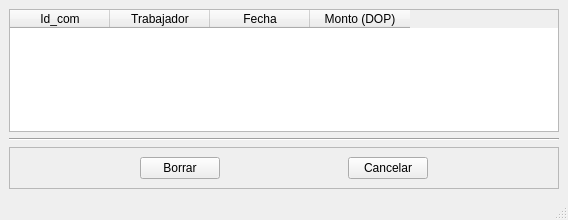
<?xml version="1.0" encoding="UTF-8"?>
<ui version="4.0">
 <class>MainWindow</class>
 <widget class="QMainWindow" name="MainWindow">
  <property name="geometry">
   <rect>
    <x>0</x>
    <y>0</y>
    <width>568</width>
    <height>220</height>
   </rect>
  </property>
  <property name="sizePolicy">
   <sizepolicy hsizetype="Expanding" vsizetype="Expanding">
    <horstretch>0</horstretch>
    <verstretch>0</verstretch>
   </sizepolicy>
  </property>
  <property name="windowTitle">
   <string>Listado de comisiones abiertas</string>
  </property>
  <widget class="QWidget" name="centralwidget">
   <layout class="QVBoxLayout" name="verticalLayout">
    <item>
     <widget class="QTableWidget" name="tableWidget">
      <property name="sizeAdjustPolicy">
       <enum>QAbstractScrollArea::AdjustToContentsOnFirstShow</enum>
      </property>
      <column>
       <property name="text">
        <string>Id_com</string>
       </property>
      </column>
      <column>
       <property name="text">
        <string>Trabajador</string>
       </property>
      </column>
      <column>
       <property name="text">
        <string>Fecha</string>
       </property>
      </column>
      <column>
       <property name="text">
        <string>Monto (DOP)</string>
       </property>
      </column>
     </widget>
    </item>
    <item>
     <widget class="Line" name="line">
      <property name="orientation">
       <enum>Qt::Horizontal</enum>
      </property>
     </widget>
    </item>
    <item>
     <widget class="QFrame" name="frame">
      <property name="sizePolicy">
       <sizepolicy hsizetype="Minimum" vsizetype="Minimum">
        <horstretch>0</horstretch>
        <verstretch>0</verstretch>
       </sizepolicy>
      </property>
      <property name="frameShape">
       <enum>QFrame::StyledPanel</enum>
      </property>
      <property name="frameShadow">
       <enum>QFrame::Raised</enum>
      </property>
      <layout class="QHBoxLayout" name="horizontalLayout">
       <item>
        <spacer name="horizontalSpacer">
         <property name="orientation">
          <enum>Qt::Horizontal</enum>
         </property>
         <property name="sizeHint" stdset="0">
          <size>
           <width>40</width>
           <height>20</height>
          </size>
         </property>
        </spacer>
       </item>
       <item>
        <widget class="QPushButton" name="borrar">
         <property name="text">
          <string>Borrar</string>
         </property>
        </widget>
       </item>
       <item>
        <spacer name="horizontalSpacer_3">
         <property name="orientation">
          <enum>Qt::Horizontal</enum>
         </property>
         <property name="sizeHint" stdset="0">
          <size>
           <width>40</width>
           <height>20</height>
          </size>
         </property>
        </spacer>
       </item>
       <item>
        <widget class="QPushButton" name="cancelar">
         <property name="text">
          <string>Cancelar</string>
         </property>
        </widget>
       </item>
       <item>
        <spacer name="horizontalSpacer_4">
         <property name="orientation">
          <enum>Qt::Horizontal</enum>
         </property>
         <property name="sizeHint" stdset="0">
          <size>
           <width>40</width>
           <height>20</height>
          </size>
         </property>
        </spacer>
       </item>
      </layout>
     </widget>
    </item>
   </layout>
  </widget>
  <widget class="QMenuBar" name="menubar">
   <property name="geometry">
    <rect>
     <x>0</x>
     <y>0</y>
     <width>568</width>
     <height>18</height>
    </rect>
   </property>
  </widget>
  <widget class="QStatusBar" name="statusbar"/>
 </widget>
 <resources/>
 <connections/>
</ui>
